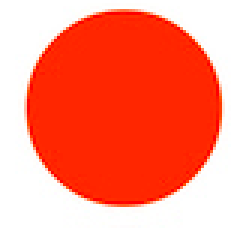
#> input picture Images and Figures/threshold_red_ball.png, 81 x 76 px, found by its file name (shown 3 times larger)
$ python color_thresholding.py
#> lines starting #> are read from the running program, lines starting #| are printed output that depends on the picture; after the words box and inside, x2 and y2 are one past the last pixel; in counts of white or black regions, pixels touching at a corner belong together; long printed decimals are rounded
## In this script color thresholding takes place, where we want to find how many BLUE balls exist in the picture!

import cv2

# Import and Preview Image with BLUE balls
image = cv2.imread('/Users/konstantinosgyftodimos/Documents/OpenCV_Projects/Images and Figures/threshold_red_ball.png')
#> image is the input picture: shape (76, 81, 3); mean B, G, R 114.5, 135.4, 254.8
print(image)
#> (printed output is left out)
mean_value = cv2.mean(image)
#> mean_value = (114.5, 135.4, 254.8, 0)
print(mean_value)
#| (114.502, 135.440, 254.841, 0.0)

lab_image = cv2.cvtColor(image,cv2.COLOR_BGR2Lab)
#> lab_image: shape (76, 81, 3); mean of channels 0, 1, 2 191.5, 169.6, 165.4
lab_value = cv2.mean(lab_image)
#> lab_value = (191.5, 169.6, 165.4, 0)
print(lab_value)
#| (191.504, 169.577, 165.422, 0.0)

# Import and Preview Image with ALL balls
image = cv2.imread('/Users/konstantinosgyftodimos/Documents/OpenCV_Projects/Images and Figures/threshold_color_balls.jpg')
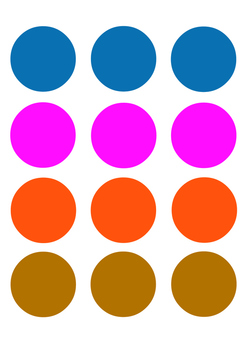
#> input picture Images and Figures/threshold_color_balls.jpg, 247 x 350 px, found by its file name
#> image is the input picture: shape (350, 247, 3); mean B, G, R 187.5, 172.8, 216.8
cv2.imshow('input image',image)
cv2.waitKey(-1)

# This time we are not removing the color, but we are adding blurr
blurred = cv2.GaussianBlur(image, (15,15), None, )
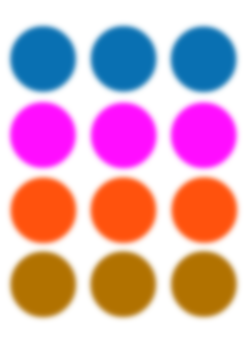
#> blurred: shape (350, 247, 3); mean B, G, R 187.5, 172.8, 216.8
cv2.imshow('blurred version', blurred)
cv2.waitKey(-1)

# inRange creates a binary image in a range (similar to threshold but in a range)
# Remember we want the blue balls ;)

# blue ball should become white and everything else should become black
binary=cv2.inRange(blurred, (165, 0, 0), (255, 175, 155))
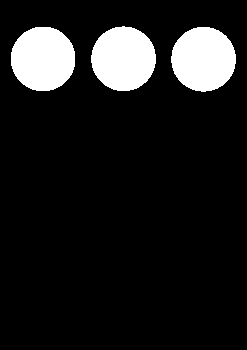
#> binary: shape (350, 247); 11.4% white; 3 white regions
cv2.imshow('output',binary)
cv2.waitKey(-1)

contours, hierarchy = cv2.findContours(binary, cv2.RETR_TREE, cv2.CHAIN_APPROX_SIMPLE)
#> contours = 3 contours; box (x1, y1, x2, y2) and area: (171, 27, 236, 92) 3200, (91, 26, 156, 91) 3198, (11, 27, 75, 91) 3191
print('There are:', len(contours), 'Blue Balls in the image')
#| There are: 3 Blue Balls in the image

# Draw Contours, Draw around the Footballs and number them!
cv2.drawContours(image, contours, -1, (0, 255, 0), 2)
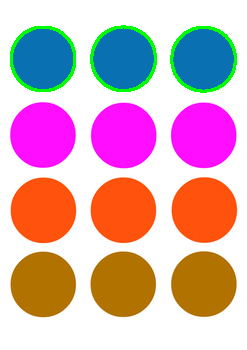
#> image: shape (350, 247, 3); 2.39% of pixels changed, all inside (x1, y1, x2, y2) = (10, 25, 237, 93)
cv2.imshow('Draw Contours', image)
cv2.waitKey(-1)
